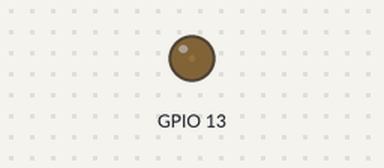
This sketch was run on a simulated ESP32. Shown: output pins drawn as LEDs (lit = HIGH).

Above: at 0.05 s.
At 1.15 s:
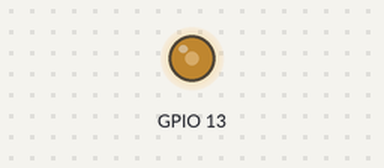
At 2.3 s:
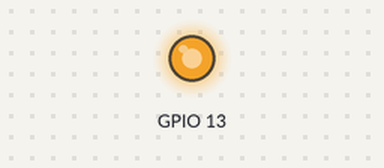
At 4.6 s:
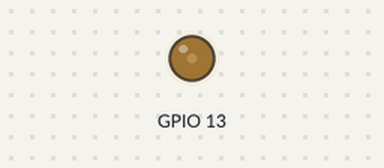
Timing chart, 0 to 6.7 s (numbered marks = the images above):
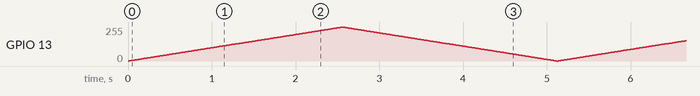

The sketch:

Multiple_LED_Blink.ino
```cpp
void setup() {
  ledcSetup(0, 1000, 8);
  ledcAttachPin(13, 0);
}
void loop() {
  for (int i = 0; i <= 255; i++) {
    ledcWrite(0, i);
    delay(10);
  }
  for (int i = 255; i >= 0; i--) {
    ledcWrite(0, i);
    delay(10);
  }
}
```
